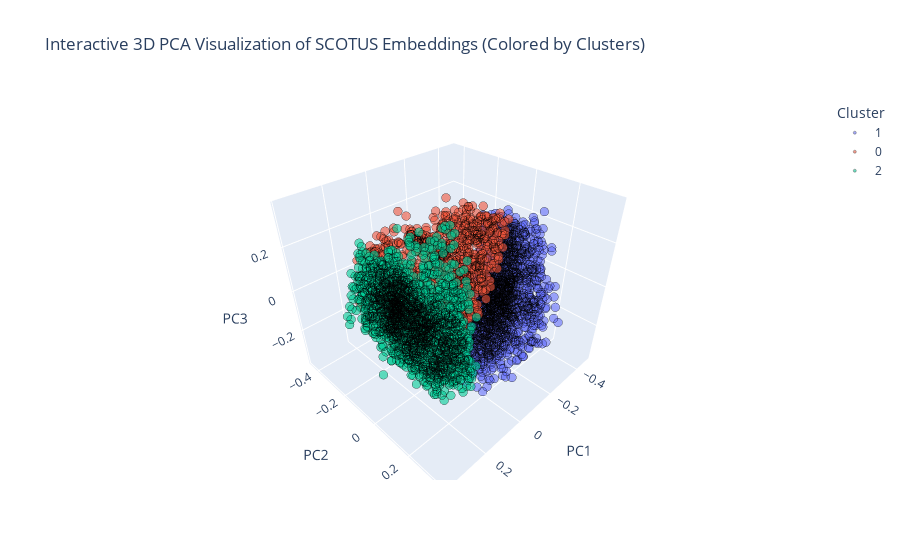

Source (notebook cell):
### Code cell
import numpy as np
import plotly.express as px
import pandas as pd
from sklearn.decomposition import PCA
from sklearn.cluster import SpectralClustering

# Load embeddings
output_path = "/home/maria/Downloads/scotus_embeddings.npy"
#output_path="/home/maria/Downloads/scotus_embeddings_small.npy"
embeddings = np.load(output_path)

# Reduce dimensionality with PCA
pca = PCA(n_components=3)
pca_result_ = pca.fit_transform(embeddings)[:5000]  # Taking first 2000 points for better visualization

# Apply Spectral Clustering
num_clusters = 3 # You can change this based on how many clusters you expect
clustering = SpectralClustering(n_clusters=num_clusters, affinity='rbf', assign_labels='cluster_qr', random_state=42)
cluster_labels = clustering.fit_predict(pca_result_)

# Convert to DataFrame
df = pd.DataFrame(pca_result_[:,:3], columns=["PC1", "PC2", "PC3"])
df["Cluster"] = cluster_labels.astype(str)  # Convert to string for categorical coloring

# Plot interactive 3D scatter plot
fig = px.scatter_3d(df, x="PC1", y="PC2", z="PC3", opacity=0.6, 
                     title="Interactive 3D PCA Visualization of SCOTUS Embeddings (Colored by Clusters)",
                     color=df["Cluster"])

fig.update_traces(marker=dict(size=3, line=dict(width=0.5, color="black")))
fig.show()

### Figure 1 — Plotly figure (JSON) as saved in the notebook; plotly's stock layout.template omitted (floating-point values rounded to 4 significant figures; data arrays with more than 128 entries replaced by an {"elided": "..."} marker saying what was removed)
{"data": [{"hovertemplate": "Cluster=1<br>PC1=%{x}<br>PC2=%{y}<br>PC3=%{z}<extra></extra>", "legendgroup": "1", "marker": {"color": "#636efa", "line": {"color": "black", "width": 0.5}, "opacity": 0.6, "size": 3, "symbol": "circle"}, "mode": "markers", "name": "1", "scene": "scene", "showlegend": true, "type": "scatter3d", "x": {"elided": "1814 float values"}, "y": {"elided": "1814 float values"}, "z": {"elided": "1814 float values"}}, {"hovertemplate": "Cluster=0<br>PC1=%{x}<br>PC2=%{y}<br>PC3=%{z}<extra></extra>", "legendgroup": "0", "marker": {"color": "#EF553B", "line": {"color": "black", "width": 0.5}, "opacity": 0.6, "size": 3, "symbol": "circle"}, "mode": "markers", "name": "0", "scene": "scene", "showlegend": true, "type": "scatter3d", "x": {"elided": "1293 float values"}, "y": {"elided": "1293 float values"}, "z": {"elided": "1293 float values"}}, {"hovertemplate": "Cluster=2<br>PC1=%{x}<br>PC2=%{y}<br>PC3=%{z}<extra></extra>", "legendgroup": "2", "marker": {"color": "#00cc96", "line": {"color": "black", "width": 0.5}, "opacity": 0.6, "size": 3, "symbol": "circle"}, "mode": "markers", "name": "2", "scene": "scene", "showlegend": true, "type": "scatter3d", "x": {"elided": "1893 float values"}, "y": {"elided": "1893 float values"}, "z": {"elided": "1893 float values"}}], "layout": {"legend": {"title": {"text": "Cluster"}, "tracegroupgap": 0}, "scene": {"domain": {"x": [0, 1], "y": [0, 1]}, "xaxis": {"title": {"text": "PC1"}}, "yaxis": {"title": {"text": "PC2"}}, "zaxis": {"title": {"text": "PC3"}}}, "title": {"text": "Interactive 3D PCA Visualization of SCOTUS Embeddings (Colored by Clusters)"}}}
